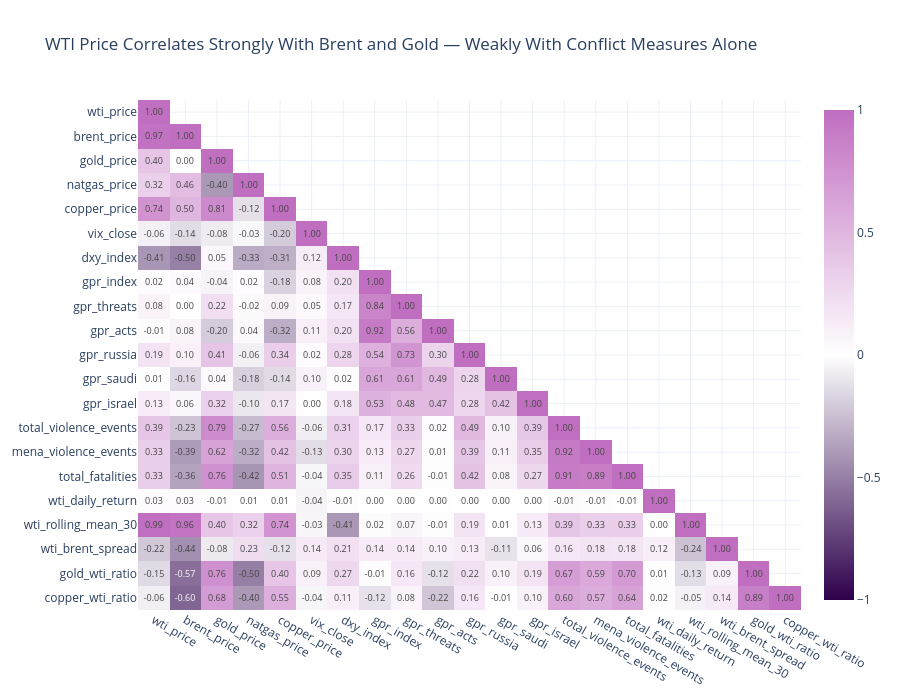

This figure's notebook cell:
### Markdown cell above
MENA violence events and WTI price show surprisingly weak visual correlation, particularly post-2015 when conflict intensity rose while oil prices fell. This reflects a key limitation of raw event counts as a proxy for oil market risk. The more relevant channel is supply disruption threat, particularly around the Strait of Hormuz, which the GPR index captures more effectively through media-based threat measurement.

### Code cell
heatmap_cols = [
    'wti_price', 'brent_price', 'gold_price', 'natgas_price', 'copper_price',
    'vix_close', 'dxy_index', 'gpr_index', 'gpr_threats', 'gpr_acts',
    'gpr_russia', 'gpr_saudi', 'gpr_israel',
    'total_violence_events', 'mena_violence_events', 'total_fatalities',
    'wti_daily_return', 'wti_rolling_mean_30', 'wti_brent_spread',
    'gold_wti_ratio', 'copper_wti_ratio'
]

# Calculate correlation matrix
corr = df[heatmap_cols].corr()

# Mask the upper triangle by setting those values to None
mask = np.triu(np.ones_like(corr, dtype=bool), k=1)
corr_masked = corr.copy()
corr_masked[mask] = None

fig = px.imshow(
    corr_masked,
    color_continuous_scale=['#2d004b', 'white', '#c06ec0'],
    color_continuous_midpoint=0,
    title='WTI Price Correlates Strongly With Brent and Gold — Weakly With Conflict Measures Alone',
    aspect='auto',
    text_auto='.2f'
)

fig.update_layout(
    height=700,
    template='plotly_white'
)

fig.show()
fig.write_image("images/06_correlation_heatmap.png")

### Figure 1 — Plotly figure (JSON) as saved in the notebook; plotly's stock layout.template omitted (floating-point values rounded to 4 significant figures; data arrays with more than 128 entries replaced by an {"elided": "..."} marker saying what was removed)
{"data": [{"coloraxis": "coloraxis", "hovertemplate": "x: %{x}<br>y: %{y}<br>color: %{z}<extra></extra>", "name": "0", "texttemplate": "%{z:.2f}", "type": "heatmap", "x": ["wti_price", "brent_price", "gold_price", "natgas_price", "copper_price", "vix_close", "dxy_index", "gpr_index", "gpr_threats", "gpr_acts", "gpr_russia", "gpr_saudi", "gpr_israel", "total_violence_events", "mena_violence_events", "total_fatalities", "wti_daily_return", "wti_rolling_mean_30", "wti_brent_spread", "gold_wti_ratio", "copper_wti_ratio"], "xaxis": "x", "y": ["wti_price", "brent_price", "gold_price", "natgas_price", "copper_price", "vix_close", "dxy_index", "gpr_index", "gpr_threats", "gpr_acts", "gpr_russia", "gpr_saudi", "gpr_israel", "total_violence_events", "mena_violence_events", "total_fatalities", "wti_daily_return", "wti_rolling_mean_30", "wti_brent_spread", "gold_wti_ratio", "copper_wti_ratio"], "yaxis": "y", "z": {"elided": "21x21 float values"}}], "layout": {"coloraxis": {"cmid": 0, "colorscale": [[0, "#2d004b"], [0.5, "white"], [1, "#c06ec0"]]}, "height": 700, "title": {"text": "WTI Price Correlates Strongly With Brent and Gold — Weakly With Conflict Measures Alone"}, "xaxis": {"anchor": "y", "domain": [0, 1]}, "yaxis": {"anchor": "x", "autorange": "reversed", "domain": [0, 1]}}}
